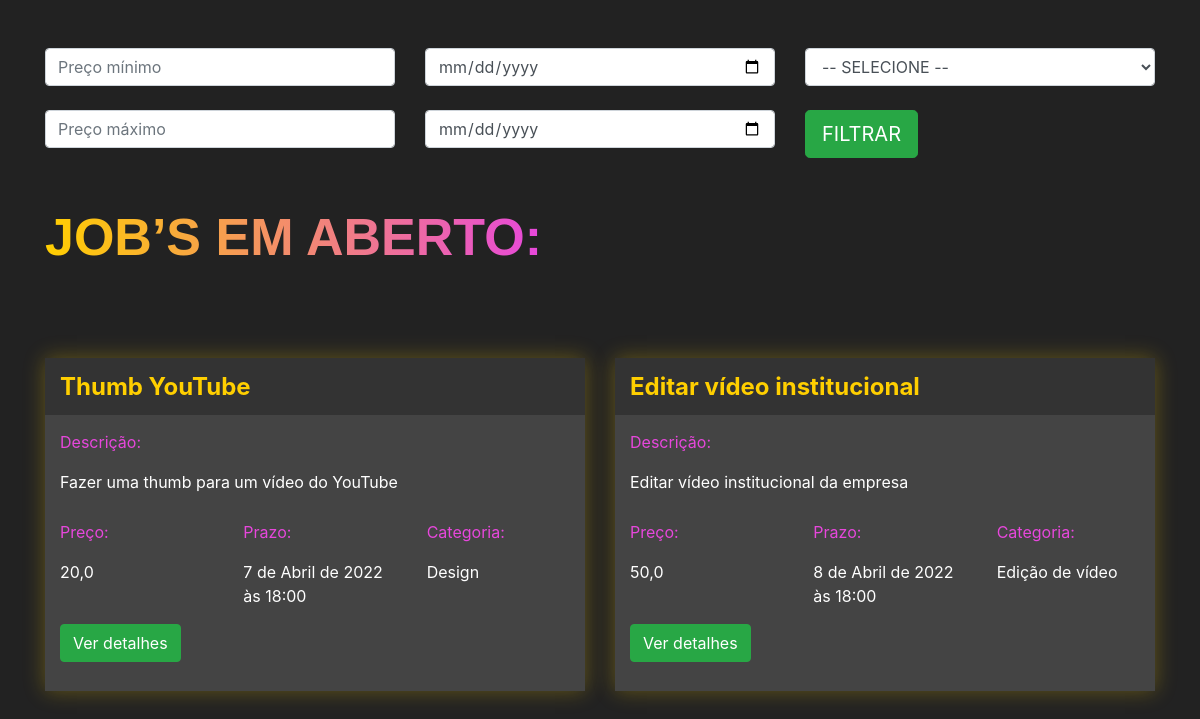
The app's page /jobs/encontrar_jobs/ with its own data.
### jobs/models.py (models this page shows, shortened)
class Jobs(models.Model):
    categoria_choices = (('D', 'Design'),
                         ('EV', 'Edição de Vídeo'))
    status_choices = (('C', 'Em criação'),
                      ('AA', 'Aguardando aprovação'),
                      ('F', 'Finalizado'))
    titulo = models.CharField(max_length=200)
    descricao = models.TextField()
    categoria = models.CharField(max_length=2, choices=categoria_choices, default="D")
    prazo_entrega = models.DateTimeField()
    preco = models.FloatField()
    referencias = models.ManyToManyField(Referencias)
    profissional = models.ForeignKey(User, on_delete=models.DO_NOTHING, null=True, blank=True)
    reservado = models.BooleanField(default=False)
    status = models.CharField(max_length=2, default='AA')

### jobs/views.py (the view)
# urls.py: path('encontrar_jobs/', views.encontrar_jobs, name="encontrar_jobs"),
def encontrar_jobs(request):
    if request.method == "GET":
        preco_minimo = request.GET.get('preco_minimo')
        preco_maximo = request.GET.get('preco_maximo')
        prazo_minimo = request.GET.get('prazo_minimo')
        prazo_maximo = request.GET.get('prazo_maximo')
        categoria = request.GET.get('categoria')
        if preco_minimo or preco_maximo or prazo_minimo or prazo_maximo or categoria:
            if not preco_minimo:
                preco_minimo = 0
            if not preco_maximo:
                preco_maximo = 999999
            if not prazo_minimo:
                prazo_minimo = datetime(year=1900, month=1, day=1)
            if not prazo_maximo:
                prazo_maximo = datetime(year=3000, month=1, day=1)
            if categoria == '':
                categoria = ['D', 'EV', ]
            elif categoria == 'D':
                categoria = ['D', ]
            elif categoria == "EV":
                categoria = ['EV', ]
            jobs = Jobs.objects \
                .filter(preco__gte=preco_minimo) \
                .filter(preco__lte=preco_maximo) \
                .filter(prazo_entrega__gte=prazo_minimo) \
                .filter(prazo_entrega__lte=prazo_maximo) \
                .filter(categoria__in=categoria) \
                .filter(reservado=False)
        else:
            jobs = Jobs.objects.filter(reservado=False)
        return render(request, 'encontrar_jobs.html', {'jobs': jobs})

### jobs/models.py (called while the page is built)
    def __str__(self) -> str:
        return self.arquivo.url

### jobs/templates/encontrar_jobs.html (shortened to what this page needs)
{% extends 'base.html' %}
{% load static %}
{% block 'head' %}
<link rel="stylesheet" href="{% static 'jobs/css/encontrar_jobs.css' %}">
{% endblock %}
{% block 'body' %}
<div class="container">
    <br/>
    <br/>
    <form action="{% url 'encontrar_jobs' %}" method="GET">
        <div class="row">
            <div class="col-sm">
                <input type="text" class="form-control" placeholder="Preço mínimo" name="preco_minimo">
                <br/>
                <input type="text" class="form-control" placeholder="Preço máximo" name="preco_maximo">
            </div>
            <div class="col-sm">
                <input type="date" class="form-control" name="prazo_minimo">
                <br/>
                <input type="date" class="form-control" name="prazo_maximo">
            </div>
            <div class="col-sm">
                <select class="form-control" name="categoria">
                    <option value="">-- SELECIONE --</option>
                </select>
                <br/>
                <input type="submit" class="btn btn-success btn-lg" value="FILTRAR">
            </div>
        </div>
    </form>
    <br/>
    <br/>
    <h2 class="titulo">JOB’S EM ABERTO:</h2>
    <div class="row justify-content-around">
        {% for job in jobs %}
        <div class="col-6 row-card">
            <div class="card-job">
                <div class="header-job">
                    <h4 class="titulo-job">{{job.titulo}}</h4>
                </div>
                <div class="body-job">
                    <p class="titulo-body">Descrição:</p>
                    <div style="width: 70%">
                        <p>{{job.descricao}}</p>
                    </div>
                    <div class="row">
                        <div class="col-4">
                            <p class="titulo-body">Preço:</p>
                            <p>{{job.preco}}</p>
                        </div>
                        <div class="col-4">
                            <p class="titulo-body">Prazo:</p>
                            <p>{{job.prazo_entrega}}</p>
                        </div>
                        <div class="col-4">
                            <p class="titulo-body">Categoria:</p>
                            <p>
                                {% if job.categoria == 'D'%}
                                Design
                                {% else %}
                                Edição de vídeo
                                {% endif%}
                            </p>
                        </div>
                    </div>
                    <button class="btn btn-success" data-toggle="modal" data-target="#modal-{{job.id}}">
                        Ver detalhes
                    </button>
                    <br/>
                    <br/>
                </div>
            </div>
        </div>
        {% endfor %}
    </div>
</div>
{% endblock %}

### templates/base.html (shortened to what this page needs)
<!doctype html>
<html lang="en">
<head>
    {% block 'head' %}
    {% endblock %}
    <link rel="stylesheet" href="https://cdn.jsdelivr.net/npm/bootstrap@4.6.1/dist/css/bootstrap.min.css">
</head>
<body class="fundo">
{% block 'body' %}
{% endblock %}
</body>
</html>

### templates/static/jobs/css/encontrar_jobs.css (style rules this page uses)
.fundo { background-color: #222; color: white; }
.card-job { background-color: #444; box-shadow: 0 0px 20px 0 rgba(255, 207, 0, 0.3); padding: 0; margin-top: 50px; }
.header-job { background-color: #333; width: 100% !important; padding: 5px; padding-left: 15px; }
.row-card { margin-top: 40px; }
.titulo-job { color: #FFCF00; font-weight: bold; margin-top: 10px; }
.body-job { padding: 5px; padding-left: 15px; }
.titulo-body { color: #E747DC; margin-top: 10px; }
.titulo { font-family: Arial, Helvetica, sans-serif; font-weight: bold; font-size: 52px; display: inline; background-image: linear-gradient(90deg, rgba(255, 207, 0, 1) 0%, rgba(231, 71, 220, 1) 100%); background-clip: text; -webkit-background-clip: text; color: transparent; padding-bottom: 10px; }

### records on screen
Jobs: titulo "Thumb YouTube", descricao "Fazer uma thumb para um vídeo do YouTube", preco "20,0", prazo_entrega "7 de Abril de 2022 às 18:00", categoria "Design"
Jobs: titulo "Editar vídeo institucional", descricao "Editar vídeo institucional da empresa", preco "50,0", prazo_entrega "8 de Abril de 2022 às 18:00", categoria "Edição de vídeo"
